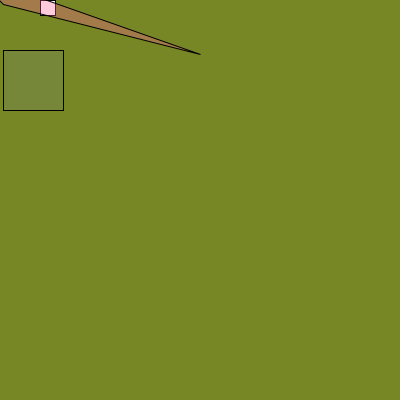
Frame 1 (no input)
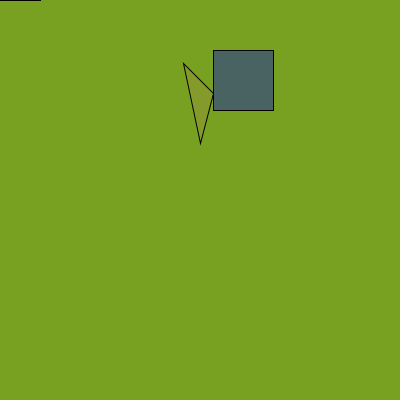
Frame 60 (the mouse pressed at the canvas centre just before this capture)
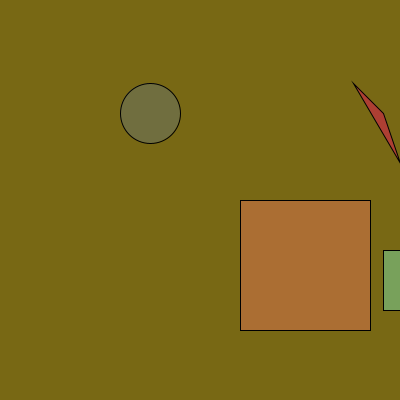
Frame 120 (the mouse held since frame 60 and released just before this capture)

The Processing sketch that drew these frames (run headless with seeded random() and noise(); from frame 60 on, the mouse is pressed at the canvas centre):

// Processing sketch: processing_99755
// ── processing_99755.pde

int size = 15;
float xpos = 2;
float ypos = 2;
float x1pos = 5;
float y1pos = 2;
float x2pos = 5;
float y2pos = 0;
float x3pos = 9;
float y3pos = 0;
//variables de direcciÛn
int xdirection = 1;
int ydirection = 1;
int x1direction = 1;
int y1direction = 1;
int x2direction = 1;
int y2direction = 1;
int x3direction = 1;
int y3direction = 1;
//variables de velocidad
float xspeed = 1.7;
float yspeed = 2.6;
float x1speed = 3.4;
float y1speed = 4.9;
float x2speed = 6.5;
float y2speed = 1.0;
float x3speed = 1.3;
float y3speed = 2.4;
void setup()
{
  size (400,400);
  //frameRate(12);//web fps
  //posiciÛn inicial de las variables
  xpos = xpos;
  ypos = ypos;
  x1pos = x1pos;
  y1pos = y1pos;
  x2pos = x2pos;
  y2pos = y2pos;
  x3pos = x3pos;
  y3pos = y3pos;
}
void draw()
{
  background(120,random(210),random(150));
  xpos = xpos + ( xspeed * xdirection );
  ypos = ypos + ( yspeed * ydirection ); 
  x1pos = x1pos +( x1speed * x1direction );
  y1pos = y1pos + ( y1speed * y1direction );
  x2pos = x2pos + ( x2speed * x2direction );
  y2pos = y2pos + ( y2speed * y2direction );
  x3pos = x3pos + ( x3speed * x3direction );
  y3pos = y3pos + ( y3speed * ydirection );
  //condicionales de regreso
  if (xpos > 395 || xpos < 0){
    xdirection *= -1;
  }
  if (ypos >= 400 || ypos < 0){
    ydirection *= -1;
  }
  if (x1pos > 400 || x1pos < 0){
    x1direction*= -1;
  }
  if (y1pos >= 400 || y1pos < 0){
    y1direction *= -1;
  }
  if (x2pos > 400 || x2pos < 0){
    x2direction *= -1;
  }
  if (y2pos > 400 || y2pos < 0){
    y2direction *= -1;  
  }
  if (x3pos > 400 || x3pos < 0){
    x3direction *= -1;
  }
  if (y3pos >  400 || y3pos < 0){
    y3direction *= -1;
  }
  
  //figuras
  rect(mouseX + 40,mouseY,size,size);
  if ((xpos < 133)&&(xpos > 0)){
    xspeed = 7 ; //velocidad de este segmento
    fill(random(120),130,280,random(100)); //color de la figura en este segmento
  }
  if ((xpos < 266)&&(xpos > 133)){
    xspeed = 2.5;
    fill(0,random(030),200,100);
  }
  if ((xpos > 266)&&(xpos < 400)){
    xspeed = xspeed + 2;
    fill(120,250,random(250),100);
  }
  rect(xpos,mouseY+50,60,60);
  if ((x1pos < 133)&&(x1pos > 0)){
    x1speed = 0.5;
    fill(250,100,150,random(100));
  }
  if ((x1pos < 266) && (x1pos > 133)){
    x1speed = x1speed +2;
    fill(0,070,050,100);
  }
  if ((xpos > 266)&&(xpos < 400)){
    x1speed = x1speed +1;
    fill(280,0,100,100);
  }
  triangle(xpos,ypos,xpos-30,ypos-30,mouseX+200,ypos+50);
  if ((ypos <=200) && (ypos >=0)) {
    yspeed = 1.5;
    fill(200,100,120,100);
  }
  if ((y1pos <=200) && (y1pos >=0)) {
    y1speed = 2;
    fill(100,120,130,100);
  }
  if ((ypos >= 200) && (ypos <=height)){
    yspeed = 4;
    fill(100,020,200,100);
  }
  if ((y1pos >= 200) && (y1pos <= height)){
    y1speed = 6;
    fill(100,100,050,100);
  }
  ellipse(mouseX-50,ypos,60,60);
  xspeed = 10;
  if ((y3pos<=200) && (y3pos>=0)) {
    y3speed= 1;
    fill(250,120,100,100);
  }
  if ((y3pos>= 200) && (y3pos<=height)){
    y3speed= 2.5;
    fill (050,100,100,100);
  }
  if ((y3pos >= 200) && (y3pos <= height)){
    y3speed = 3.8;
    fill(100,200,150,100);
  }
  if (mousePressed) {
 
    xspeed = xspeed +50;
    yspeed = yspeed +7;
    x1speed = x1speed +15;
    y1speed = y1speed+7;
    x2speed = y2speed +9;
    y2speed = y2speed +10;
    size = size + 5;
  }
  else {
    x1speed = x1speed;
    size = size -3;
  }
}
